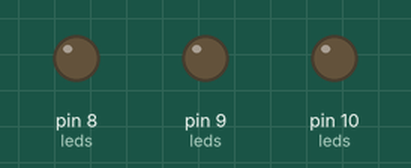
Recording of a sketch running on a simulated Arduino Uno, built with avr-gcc and run on an emulated ATmega328P. On the bench: output pins drawn as LEDs (lit = HIGH).

Above: at 0.1 s.
At 0.45 s:
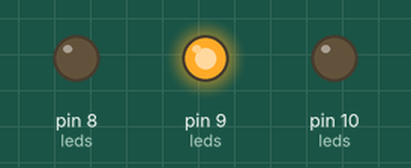
At 0.7 s:
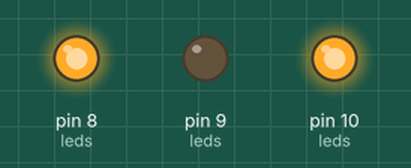
At 1.7 s:
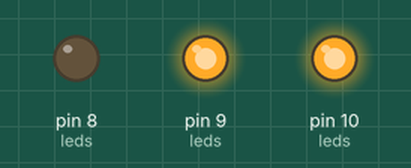
At 2.31 s:
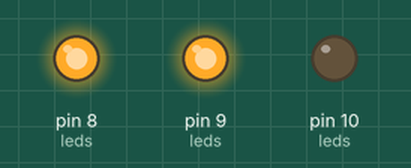
At 2.76 s:
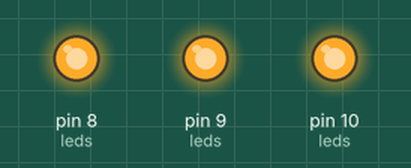
Timing chart, 0 to 3.1 s (numbered marks = the images above):
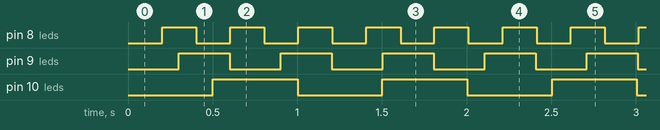

Measured:
- by itself, pin 8 (leds): alternates HIGH for 0.20 s and LOW for 0.20 s
- by itself, pin 9 (leds): alternates HIGH for 0.30 s and LOW for 0.30 s
- by itself, pin 10 (leds): alternates HIGH for 0.50 s and LOW for 0.50 s

The sketch:

fancy_blink.ino
```cpp
/*
 * Fancy Blink
 * Turns multiple LEDs on in a configurable manner.
 */

struct LedData {
  unsigned int pin;
  unsigned int duration;
  unsigned long last_time;
  unsigned int state;
};

void update_led_data(LedData &data, unsigned long t) {
  if ((t - data.last_time) > data.duration) {
    data.state = 255 - data.state;
    data.last_time = t;
  }
}

const unsigned int LED_COUNT = 3;
LedData leds[] = {
  { 8, 200, 0, 0 },
  { 9, 300, 0, 0 },
  { 10, 500, 0, 0 },
};

void setup() {
  unsigned long last_time = millis();
  for (int index = 0; index < LED_COUNT; index++) {
    pinMode(leds[index].pin, OUTPUT);
    leds[index].last_time = last_time;
  }
}

void loop() {
  unsigned long t = millis();
  for (int index = 0; index < LED_COUNT; index++) {
    update_led_data(leds[index], t);
    digitalWrite(leds[index].pin, leds[index].state);
  }
}
```
